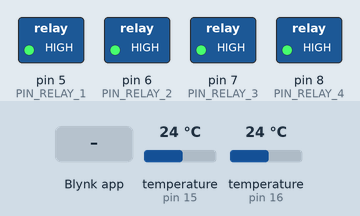
The sketch below on a simulated Arduino Uno, built with avr-gcc and run on an emulated ATmega328P. Parts: switched loads named in the sketch (green lamp = pin HIGH). Inputs (shaded band) come from the test bench; at power-on: temperature (sensors on pin 15, pin 16) 24 °C. WiFi joins after 1.5 s; servers stay silent unless stated; the local clock reads 2024-03-15 10:24:30 at power-on unless the sketch sets it; EEPROM starts erased.

Above: at 4.5 s.
4.6 s: Blynk app writes 0 to V1
At 5.8 s:
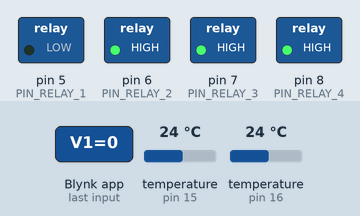
6.7 s: Blynk app writes 0 to V2
At 9.1 s:
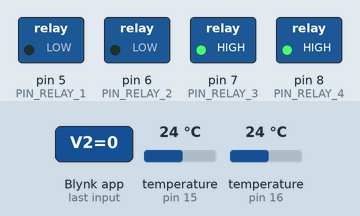
9.4 s: Blynk app writes 1 to V1
At 10.6 s:
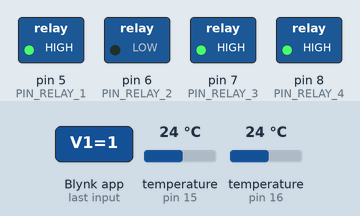
11.5 s: Blynk app writes 0 to V3
At 12.8 s:
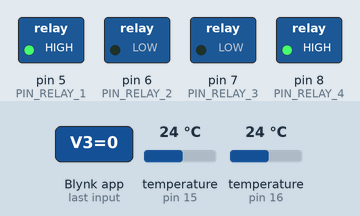
14.0 s: Blynk app writes 1 to V2
At 15.3 s:
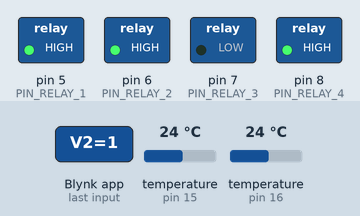
16.1 s: Blynk app writes 0 to V4
At 17.6 s:
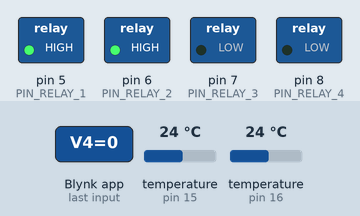
Timing chart, 0 to 19.1 s (numbered marks = the images above; inputs shaded):
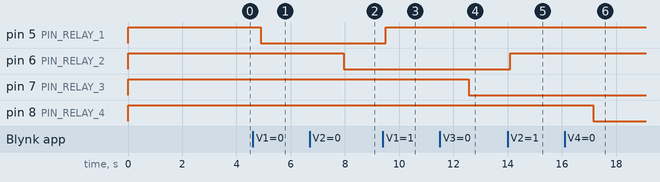

The sketch:

water_room_blynk.ino
```cpp
#include <EEPROM.h>
#include <SPI.h>
#include <Ethernet.h>
#include <BlynkSimpleEthernet.h>
#include <TimeLib.h>
#include <WidgetRTC.h>
#include <OneWire.h>
#include <DallasTemperature.h>

#define PIN_RELAY_1 5
#define PIN_RELAY_2 6
#define PIN_RELAY_3 7
#define PIN_RELAY_4 8
#define PIN_TEMP_1 15
#define PIN_TEMP_2 16

#define TEMP_UPDATE_TIME 1000
#define EEPROM_INITIAL_ADDRESS 10
#define MAX_SECONDS_IN_DAY 86400

bool isFirstConnect = true;
const char auth[] = "30d5a0b06dc74b02b273ce102f9c476a";

int relays[] = { PIN_RELAY_1, PIN_RELAY_2, PIN_RELAY_3, PIN_RELAY_4 };
const int relayCount = sizeof(relays) / sizeof(int);

BlynkTimer timer;
WidgetRTC rtc;

OneWire ds18b20[] = { PIN_TEMP_1, PIN_TEMP_2 };
const int oneWireCount = sizeof(ds18b20) / sizeof(OneWire);
DallasTemperature sensors[oneWireCount];
float tempValues[oneWireCount];
long lastUpdateTime = 0;

void setup()
{
  pinMode(PIN_RELAY_1, OUTPUT);
  pinMode(PIN_RELAY_2, OUTPUT);
  pinMode(PIN_RELAY_3, OUTPUT);
  pinMode(PIN_RELAY_4, OUTPUT);

  digitalWrite(PIN_RELAY_1, HIGH);
  digitalWrite(PIN_RELAY_2, HIGH);
  digitalWrite(PIN_RELAY_3, HIGH);
  digitalWrite(PIN_RELAY_4, HIGH);

  Blynk.begin(auth);

  setSyncInterval(10 * 60);

  DeviceAddress deviceAddress;
  for (int i = 0; i < oneWireCount; ++i)
  {
    sensors[i].setOneWire(&ds18b20[i]);
    sensors[i].begin();
    if (sensors[i].getAddress(deviceAddress, 0))
    {
      sensors[i].setResolution(deviceAddress, 12);
      sensors[i].requestTemperatures();
    }
  }
}

inline unsigned long secondsInDay(byte hours, byte minutes, byte seconds)
{
  return hours * 3600UL + minutes * 60UL + seconds;
}

BLYNK_CONNECTED()
{
  rtc.begin();
  if (isFirstConnect) {
//    Blynk.syncAll();

    // here restore from eeprom
    unsigned long currTime = secondsInDay(hour(), minute(), second());
    for (int i = 0; i < relayCount; ++i)
    {
      unsigned long start = secondsInDay(
        EEPROM.read(EEPROM_INITIAL_ADDRESS + i * 6),
        EEPROM.read(EEPROM_INITIAL_ADDRESS + i * 6 + 1),
        EEPROM.read(EEPROM_INITIAL_ADDRESS + i * 6 + 2)
      );
      unsigned long finish = secondsInDay(
        EEPROM.read(EEPROM_INITIAL_ADDRESS + i * 6 + 3),
        EEPROM.read(EEPROM_INITIAL_ADDRESS + i * 6 + 4),
        EEPROM.read(EEPROM_INITIAL_ADDRESS + i * 6 + 5)
      );

      if (start < MAX_SECONDS_IN_DAY && finish < MAX_SECONDS_IN_DAY)
      {
        if (start <= finish)
        {
          if (currTime >= start && currTime <= finish)
          {
            digitalWrite(relays[i], LOW);
          }
        }
        else
        {
          if (currTime >= start || currTime <= finish)
          {
            digitalWrite(relays[i], LOW);
          }
        }
      }
      else if (start < MAX_SECONDS_IN_DAY || finish < MAX_SECONDS_IN_DAY)
      {
        if (start < MAX_SECONDS_IN_DAY && currTime >= start)
        {
          digitalWrite(relays[i], LOW);
        }
        else if (finish < MAX_SECONDS_IN_DAY && currTime <= finish)
        {
          digitalWrite(relays[i], LOW);
        }
      }
    }

    isFirstConnect = false;
  }
}

inline void writeTimeToEeprom(int offset)
{
  EEPROM.write(offset, (byte)hour());
  EEPROM.write(offset + 1, (byte)minute());
  EEPROM.write(offset + 2, (byte)second());
}

BLYNK_WRITE(V1)
{
  digitalWrite(PIN_RELAY_1, param.asInt());
  param.asInt() ? writeTimeToEeprom(EEPROM_INITIAL_ADDRESS + 3) : writeTimeToEeprom(EEPROM_INITIAL_ADDRESS);
}

BLYNK_WRITE(V2)
{
  digitalWrite(PIN_RELAY_2, param.asInt());
  param.asInt() ? writeTimeToEeprom(EEPROM_INITIAL_ADDRESS + 9) : writeTimeToEeprom(EEPROM_INITIAL_ADDRESS + 6);
}

BLYNK_WRITE(V3)
{
  digitalWrite(PIN_RELAY_3, param.asInt());
  param.asInt() ? writeTimeToEeprom(EEPROM_INITIAL_ADDRESS + 15) : writeTimeToEeprom(EEPROM_INITIAL_ADDRESS + 12);
}

BLYNK_WRITE(V4)
{
  digitalWrite(PIN_RELAY_4, param.asInt());
  param.asInt() ? writeTimeToEeprom(EEPROM_INITIAL_ADDRESS + 21) : writeTimeToEeprom(EEPROM_INITIAL_ADDRESS + 18);
}

BLYNK_READ(V5)
{
  Blynk.virtualWrite(V5, tempValues[0]);
}

BLYNK_READ(V6)
{
  Blynk.virtualWrite(V6, String(hour()) + ":" + minute() + ":" + second());
}

void loop()
{
  Blynk.run();
  timer.run();

  if (millis() - lastUpdateTime > TEMP_UPDATE_TIME)
  {
    lastUpdateTime = millis();
    for (int i = 0; i < oneWireCount; ++i)
    {
      tempValues[i] = sensors[i].getTempCByIndex(0);
      sensors[i].requestTemperatures();
    }
  }
}
```

Measured:
- after the input at 4.6 s, pin 5 (PIN_RELAY_1): HIGH → LOW after 0.29 s
- after the input at 6.7 s, pin 6 (PIN_RELAY_2): HIGH → LOW after 1.3 s
- after the input at 9.4 s, pin 5 (PIN_RELAY_1): LOW → HIGH after 0.09 s
- after the input at 11.5 s, pin 7 (PIN_RELAY_3): HIGH → LOW after 1.1 s
- after the input at 14.0 s, pin 6 (PIN_RELAY_2): LOW → HIGH after 0.10 s
- after the input at 16.1 s, pin 8 (PIN_RELAY_4): HIGH → LOW after 1.1 s
